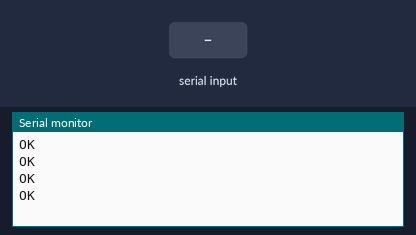
A sketch run on a simulated Arduino Uno, built with avr-gcc and run on an emulated ATmega328P. On the bench: the last lines printed to the serial monitor. Inputs (shaded band) come from the test bench. The modem accepts every AT command (registered, SIM ready, sends succeed) and sends nothing else.

Above: at 2.7 s.
2.8 s: "1" received over the second serial link
At 4.0 s:
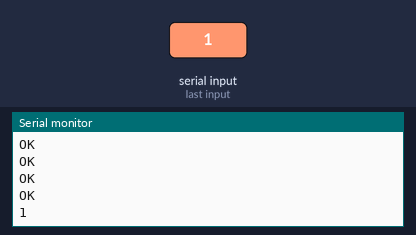
4.3 s: "0" received over the second serial link
At 5.4 s:
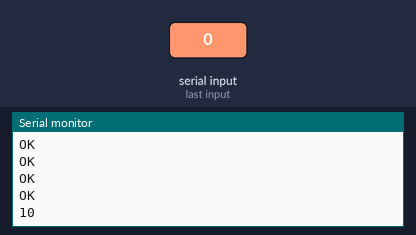

The sketch:

BTP.ino
```cpp
#include <SoftwareSerial.h>

SoftwareSerial esp8266(2,3); // make RX Arduino line is pin 2, make TX Arduino line is pin 3.
                             // This means that you need to connect the TX line from the esp to the Arduino's pin 2
                             // and the RX line from the esp to the Arduino's pin 3
void setup()
{
  Serial.begin(9600);
  esp8266.begin(9600); // your esp's baud rate might be different
  esp8266.println("AT");
  delay(500);
  esp8266.println("AT+CWMODE=2");
  delay(500);
  esp8266.println("AT+CIPMUX=1");
  delay(500);
  esp8266.println("AT+CIPSERVER=1,80");

}

void loop()
{
  if(esp8266.available()) // check if the esp is sending a message
  {

    while(esp8266.available())
    {
      // The esp has data so display its output to the serial window
      char c = esp8266.read(); // read the next character.
      Serial.write(c);
    }

  }


  if(Serial.available())
  {
    // the following delay is required because otherwise the arduino will read the first letter of the command but not the rest
    // In other words without the delay if you use AT+RST, for example, the Arduino will read the letter A send it, then read the rest and send it
    // but we want to send everything at the same time.
    delay(1000);

    String command="";

    while(Serial.available()) // read the command character by character
    {
        // read one character
      command+=(char)Serial.read();
    }
    esp8266.println(command);
  }
}
```

Measured:
- after the input at 2.8 s, the serial monitor: prints a new line at once (image 1)
- after the input at 4.3 s, the serial monitor: prints a new line at once (image 2)
